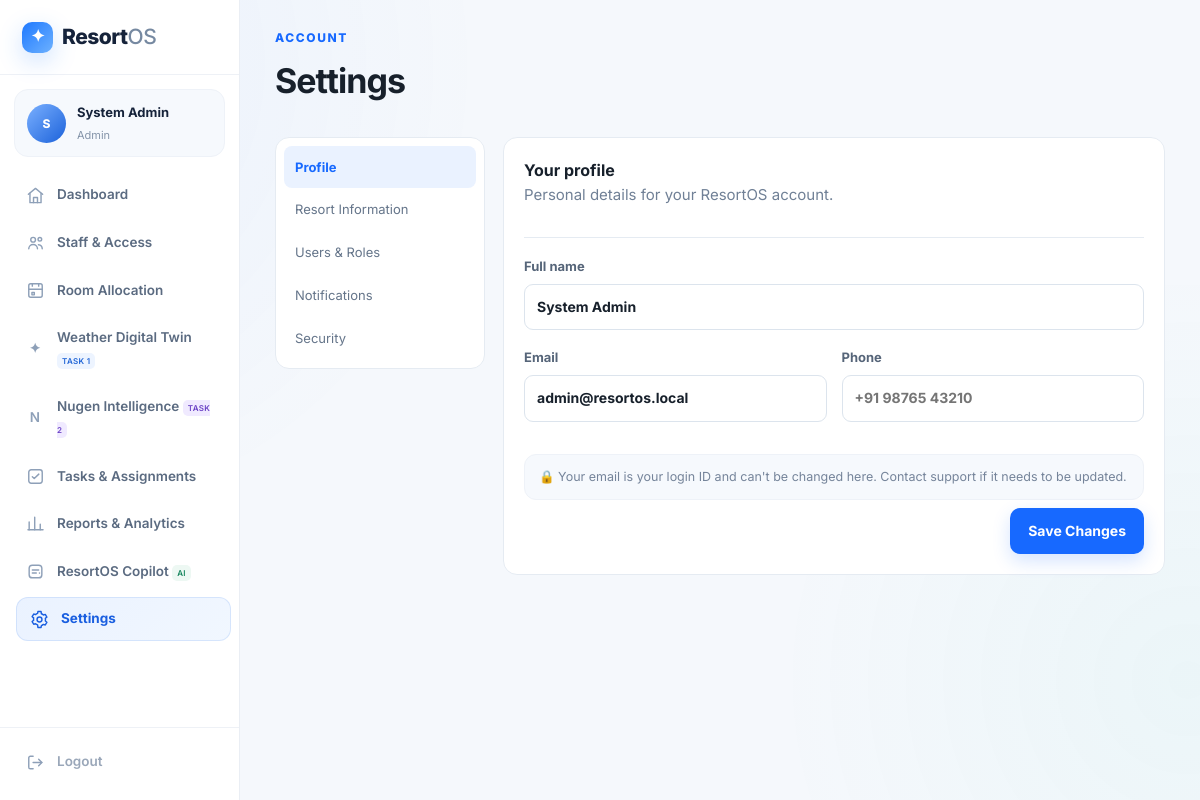
Screenshot of /settings (signed in) with the database file from the repository.
### app/models.py (models this page shows, shortened)
class User(db.Model):
    id = db.Column(db.Integer, primary_key=True)
    name = db.Column(db.String(120), nullable=False)
    email = db.Column(db.String(160), unique=True, nullable=False)
    password_hash = db.Column(db.String(255), nullable=False)
    role = db.Column(db.String(40), nullable=False, default="customer")
    phone = db.Column(db.String(40))
    department = db.Column(db.String(80))
    status = db.Column(db.String(30), default="Active")
    created_at = db.Column(db.DateTime, default=datetime.utcnow)

### app/routes.py (the view)
@main_bp.route("/settings")
@login_required
def settings():
    u = current_user()
    resort_settings = ResortSettings.get() if u.role in ["owner", "manager", "admin"] else None
    return render_template("settings.html", resort_settings=resort_settings)

### app/models.py (called while the page is built)
    @staticmethod
    def get():
        row = ResortSettings.query.first()
        if not row:
            row = ResortSettings()
            db.session.add(row)
            db.session.commit()
        return row

### app/routes.py (called while the page is built)
def current_user():
    uid=session.get("user_id")
    return User.query.get(uid) if uid else None

@main_bp.context_processor
def inject_user():
    return {"current_user":current_user()}

def login_required(fn):
    @wraps(fn)
    def wrapper(*args,**kwargs):
        if not current_user():
            return redirect(url_for("main.login"))
        return fn(*args,**kwargs)
    return wrapper

### app/templates/settings.html (shortened to what this page needs)
{% extends "base.html" %}{% block title %}Settings — ResortOS{% endblock %}
{% block body %}
<div class="app-shell">
{% include "sidebar.html" %}
<main class="main">
  <div class="topbar">
    <div><p class="eyebrow">ACCOUNT</p><h1>Settings</h1></div>
  </div>
  <div class="settings-grid">
    <div class="panel settings-nav">
      <button class="active" onclick="showSettingsTab('profile',this)">Profile</button>
      {% if resort_settings %}
      <button onclick="showSettingsTab('resort',this)">Resort Information</button>
      <button onclick="showSettingsTab('access',this)">Users &amp; Roles</button>
      {% endif %}
      <button onclick="showSettingsTab('notifications',this)">Notifications</button>
      <button onclick="showSettingsTab('security',this)">Security</button>
    </div>
    <div class="panel settings-form">
      <div class="settings-panel" id="panel-profile">
        <div class="panel-head"><div><h3>Your profile</h3><p class="muted">Personal details for your ResortOS account.</p></div></div>
        <label>Full name<input id="profileName" value="{{current_user.name}}"></label>
        <div class="form-grid">
          <label>Email<input value="{{current_user.email}}" disabled></label>
          <label>Phone<input id="profilePhone" value="{{current_user.phone or ''}}" placeholder="+91 98765 43210"></label>
        </div>
        <div class="settings-locked">🔒 Your email is your login ID and can't be changed here. Contact support if it needs to be updated.</div>
        <div class="form-actions"><button class="btn primary" onclick="saveProfile()">Save Changes</button></div>
      </div>
    </div>
  </div>
</main>
</div>
{% endblock %}

### app/templates/sidebar.html (shortened to what this page needs)
<aside class="sidebar" id="sidebar">
  <div class="side-brand">
    <a class="brand" href="/"><span class="brand-mark">✦</span><span>Resort<span>OS</span></span></a>
  </div>
  <div class="profile-mini">
    <div class="avatar lg">{{current_user.name[:1]}}</div>
    <div><b>{{current_user.name}}</b><span>{{current_user.role|title}}</span></div>
  </div>
  <nav class="side-nav">
    <a href="/dashboard" class="{{'active' if request.path=='/dashboard' else ''}}">
      <span class="nav-icon"><svg viewBox="0 0 24 24" fill="none" stroke="currentColor" stroke-width="1.8" stroke-linecap="round" stroke-linejoin="round"><path d="M3 10.5 12 3l9 7.5"/><path d="M5 9.5V21h14V9.5"/><path d="M9.5 21v-6.5h5V21"/></svg></span>
      <span>Dashboard</span>
    </a>
    {% if current_user.role=='customer' %}
    <a href="/rooms" class="{{'active' if request.path=='/rooms' else ''}}">
      <span class="nav-icon"><svg viewBox="0 0 24 24" fill="none" stroke="currentColor" stroke-width="1.8" stroke-linecap="round" stroke-linejoin="round"><path d="M3 19v-7a3 3 0 0 1 3-3h12a3 3 0 0 1 3 3v7"/><path d="M3 19v2M21 19v2"/><path d="M3 13v-2a2 2 0 0 1 2-2h6"/><circle cx="7.5" cy="9.5" r="1.5"/></svg></span>
      <span>Book a Room</span>
    </a>
    <a href="/bookings" class="{{'active' if request.path=='/bookings' else ''}}">
      <span class="nav-icon"><svg viewBox="0 0 24 24" fill="none" stroke="currentColor" stroke-width="1.8" stroke-linecap="round" stroke-linejoin="round"><rect x="3.5" y="4.5" width="17" height="16" rx="2.4"/><path d="M3.5 9.5h17M8 3v3M16 3v3"/><path d="M8 13.5h2M8 17h5"/></svg></span>
      <span>My Bookings</span>
    </a>
    {% else %}
    {% if current_user.role in ['owner','manager','admin'] %}
    <a href="/staff" class="{{'active' if request.path=='/staff' else ''}}">
      <span class="nav-icon"><svg viewBox="0 0 24 24" fill="none" stroke="currentColor" stroke-width="1.8" stroke-linecap="round" stroke-linejoin="round"><circle cx="9" cy="8.5" r="3"/><path d="M3.5 20c0-3.3 2.5-5.5 5.5-5.5s5.5 2.2 5.5 5.5"/><circle cx="17.5" cy="8" r="2.3"/><path d="M15.7 14.8c2.7.3 4.8 2.3 4.8 5.2"/></svg></span>
      <span>Staff &amp; Access</span>
    </a>
    {% endif %}
    {% if current_user.role in ['reception','manager','owner','admin'] %}
    <a href="/allocation" class="{{'active' if request.path=='/allocation' else ''}}">
      <span class="nav-icon"><svg viewBox="0 0 24 24" fill="none" stroke="currentColor" stroke-width="1.8" stroke-linecap="round" stroke-linejoin="round"><rect x="3.5" y="3.5" width="17" height="17" rx="2.4"/><path d="M3.5 10.5h17"/><path d="M8 3.5v3M16 3.5v3"/><path d="M7.5 14.5h3v3h-3z"/></svg></span>
      <span>Room Allocation</span>
    </a>
    {% endif %}
    {% if current_user.role in ['customer','reception','housekeeping','maintenance','manager','owner','admin'] %}
    <a href="/digital-twin" class="{{'active' if request.path=='/digital-twin' else ''}}">
      <span class="nav-icon">✦</span><span>Weather Digital Twin <em class="nav-new">TASK 1</em></span>
    </a>
    {% endif %}
    {% if current_user.role in ['customer','owner','manager','admin'] %}
    <a href="/nugen" class="{{'active' if request.path=='/nugen' else ''}}">
      <span class="nav-icon">N</span><span>Nugen Intelligence <em class="nav-new mandatory">TASK 2</em></span>
    </a>
    {% endif %}
    <a href="/tasks" class="{{'active' if request.path=='/tasks' else ''}}">
      <span class="nav-icon"><svg viewBox="0 0 24 24" fill="none" stroke="currentColor" stroke-width="1.8" stroke-linecap="round" stroke-linejoin="round"><rect x="3.5" y="3.5" width="17" height="17" rx="3"/><path d="M8 12.2l2.4 2.4L16.2 9"/></svg></span>
      <span>Tasks &amp; Assignments</span>
    </a>
    {% if current_user.role in ['owner','manager','admin'] %}
    <a href="/reports" class="{{'active' if request.path=='/reports' else ''}}">
      <span class="nav-icon"><svg viewBox="0 0 24 24" fill="none" stroke="currentColor" stroke-width="1.8" stroke-linecap="round" stroke-linejoin="round"><path d="M4 20V10M11 20V4M18 20v-7"/><path d="M2.5 20h19"/></svg></span>
      <span>Reports &amp; Analytics</span>
    </a>
    {% endif %}
    {% endif %}
    <a href="/copilot" class="{{'active' if request.path=='/copilot' else ''}}">
      <span class="nav-icon"><svg viewBox="0 0 24 24" fill="none" stroke="currentColor" stroke-width="1.8" stroke-linecap="round" stroke-linejoin="round"><rect x="4" y="4" width="16" height="16" rx="4"/><path d="M8 10h8M8 14h5"/><circle cx="17" cy="14" r="1" fill="currentColor" stroke="none"/></svg></span>
      <span>ResortOS Copilot <em class="nav-new copilot-nav">AI</em></span>
    </a>
    <a href="/settings" class="{{'active' if request.path=='/settings' else ''}}">
      <span class="nav-icon"></span>
      <span>Settings</span>
    </a>
  </nav>
  <div class="side-bottom">
    <a href="/logout">
      <span class="nav-icon"><svg viewBox="0 0 24 24" fill="none" stroke="currentColor" stroke-width="1.8" stroke-linecap="round" stroke-linejoin="round"><path d="M9 4H5.5a2 2 0 0 0-2 2v12a2 2 0 0 0 2 2H9"/><path d="M16 16l4-4-4-4"/><path d="M20 12H9"/></svg></span>
      <span>Logout</span>
    </a>
  </div>
</aside>

### rows the page displays
User: name "S", name "System Admin", role "Admin", email "admin@resortos.local"
